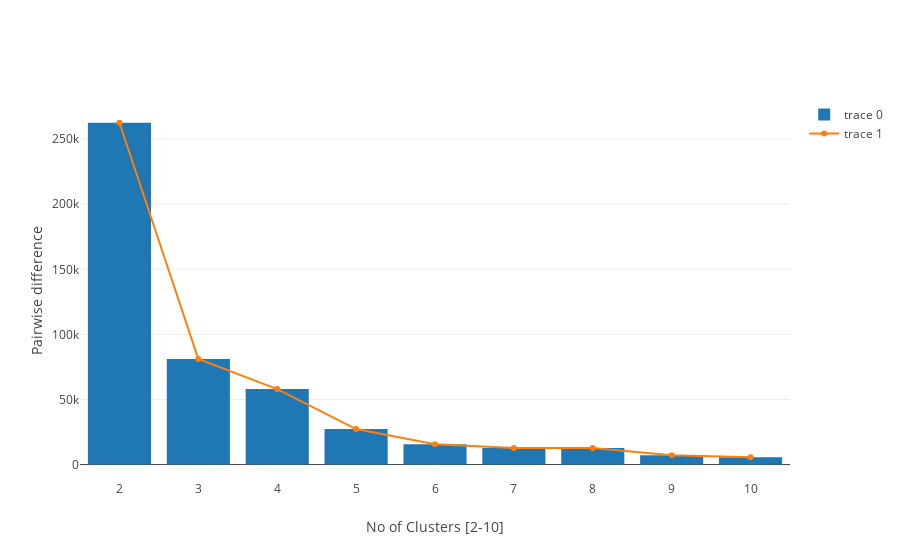

The code cell stored with this chart in its notebook:
### Code cell
data = [
    go.Bar(
        x = list(Ks),
        y = relative_diff
    ),
    go.Scatter(
        x = list(Ks),
        y = relative_diff
    ),
]


layout = go.Layout(
    xaxis = dict(
        title = 'No of Clusters [%s-%s]' % (min(Ks), max(Ks))
    ),
    yaxis = dict(
        title = 'Pairwise difference'
    ),
    # barmode='stack'
)

fig = go.Figure(data=data, layout=layout)
iplot(fig)

### Figure 1 — Plotly figure (JSON) as saved in the notebook; plotly's stock layout.template omitted (floating-point values rounded to 4 significant figures)
{"data": [{"type": "bar", "x": [2, 3, 4, 5, 6, 7, 8, 9, 10], "y": [262600.0, 81100.0, 57980.0, 27260.0, 15670.0, 12690.0, 12640.0, 7096.0, 5618.0]}, {"type": "scatter", "x": [2, 3, 4, 5, 6, 7, 8, 9, 10], "y": [262600.0, 81100.0, 57980.0, 27260.0, 15670.0, 12690.0, 12640.0, 7096.0, 5618.0]}], "layout": {"xaxis": {"title": "No of Clusters [2-10]"}, "yaxis": {"title": "Pairwise difference"}}}
